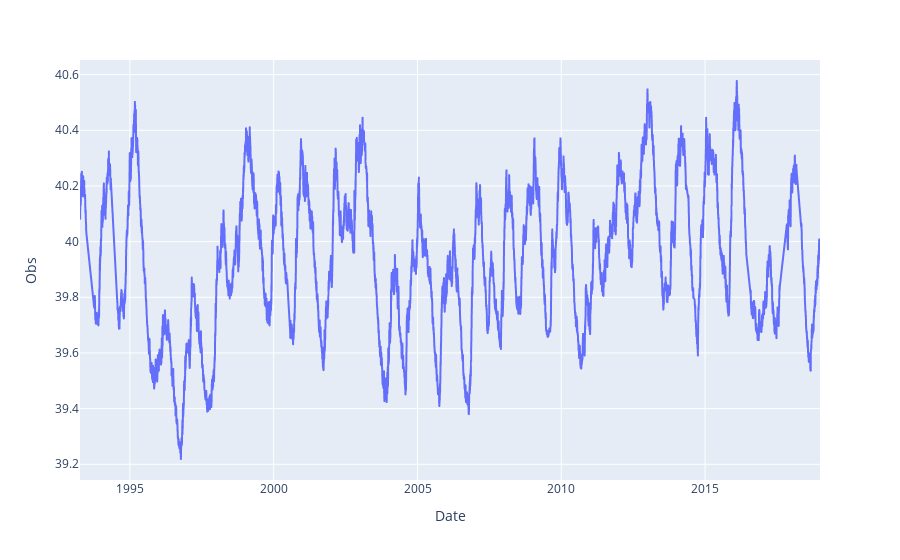
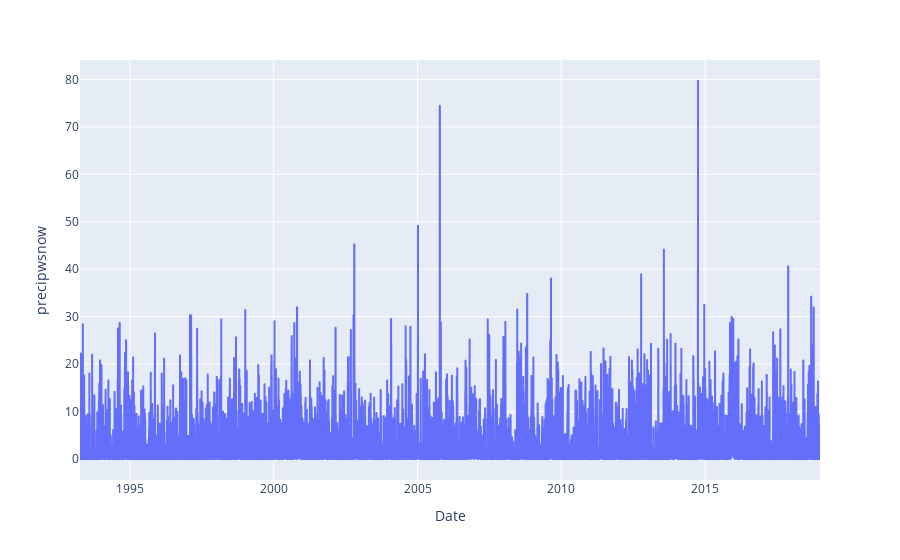
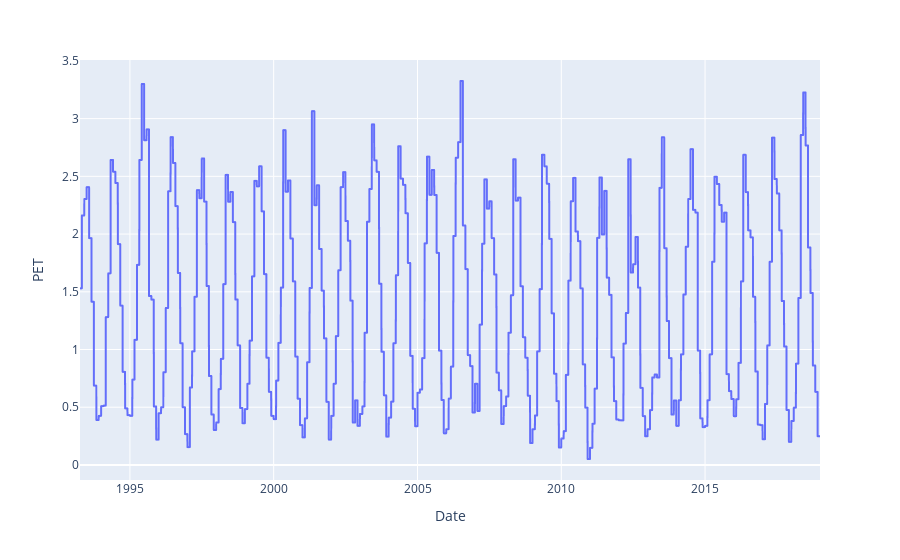

Notebook cell for these charts, in order:
### Code cell
fig1 = px.line(df_data, x="Date", y="Obs")
fig1.show()
fig2 = px.line(df_data, x="Date", y="precipwsnow")
fig2.show()
fig3 = px.line(df_data, x="Date", y="PET")
fig3.show()

### Figure 1 — Plotly figure (JSON) as saved in the notebook; plotly's stock layout.template omitted (floating-point values rounded to 4 significant figures; data arrays with more than 128 entries replaced by an {"elided": "..."} marker saying what was removed)
{"data": [{"hovertemplate": "Date=%{x}<br>Obs=%{y}<extra></extra>", "legendgroup": "", "line": {"color": "#636efa", "dash": "solid"}, "marker": {"symbol": "circle"}, "mode": "lines", "name": "", "showlegend": false, "type": "scattergl", "x": {"elided": "9400 str values"}, "xaxis": "x", "y": {"elided": "9400 float values"}, "yaxis": "y"}], "layout": {"legend": {"tracegroupgap": 0}, "margin": {"t": 60}, "xaxis": {"anchor": "y", "domain": [0, 1], "title": {"text": "Date"}}, "yaxis": {"anchor": "x", "domain": [0, 1], "title": {"text": "Obs"}}}}

### Figure 2 — Plotly figure (JSON) as saved in the notebook; plotly's stock layout.template omitted (floating-point values rounded to 4 significant figures; data arrays with more than 128 entries replaced by an {"elided": "..."} marker saying what was removed)
{"data": [{"hovertemplate": "Date=%{x}<br>precipwsnow=%{y}<extra></extra>", "legendgroup": "", "line": {"color": "#636efa", "dash": "solid"}, "marker": {"symbol": "circle"}, "mode": "lines", "name": "", "showlegend": false, "type": "scattergl", "x": {"elided": "9400 str values"}, "xaxis": "x", "y": {"elided": "9400 float values"}, "yaxis": "y"}], "layout": {"legend": {"tracegroupgap": 0}, "margin": {"t": 60}, "xaxis": {"anchor": "y", "domain": [0, 1], "title": {"text": "Date"}}, "yaxis": {"anchor": "x", "domain": [0, 1], "title": {"text": "precipwsnow"}}}}

### Figure 3 — Plotly figure (JSON) as saved in the notebook; plotly's stock layout.template omitted (floating-point values rounded to 4 significant figures; data arrays with more than 128 entries replaced by an {"elided": "..."} marker saying what was removed)
{"data": [{"hovertemplate": "Date=%{x}<br>PET=%{y}<extra></extra>", "legendgroup": "", "line": {"color": "#636efa", "dash": "solid"}, "marker": {"symbol": "circle"}, "mode": "lines", "name": "", "showlegend": false, "type": "scattergl", "x": {"elided": "9400 str values"}, "xaxis": "x", "y": {"elided": "9400 float values"}, "yaxis": "y"}], "layout": {"legend": {"tracegroupgap": 0}, "margin": {"t": 60}, "xaxis": {"anchor": "y", "domain": [0, 1], "title": {"text": "Date"}}, "yaxis": {"anchor": "x", "domain": [0, 1], "title": {"text": "PET"}}}}
